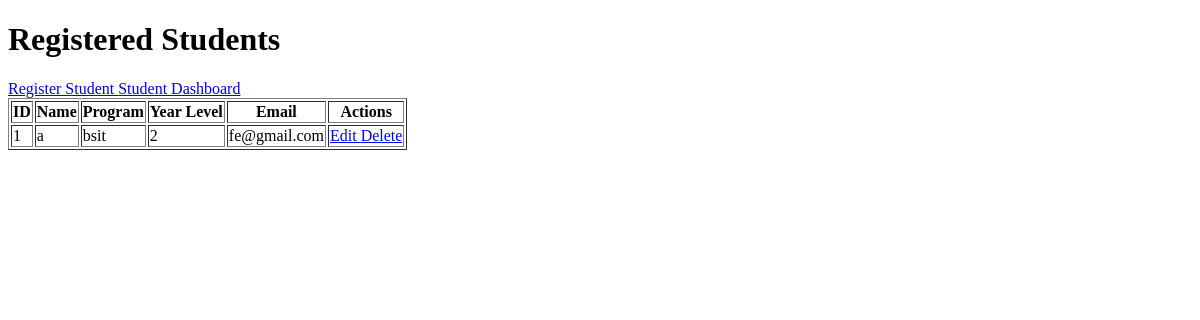
/registration/, run on an earlier commit of the app's database.
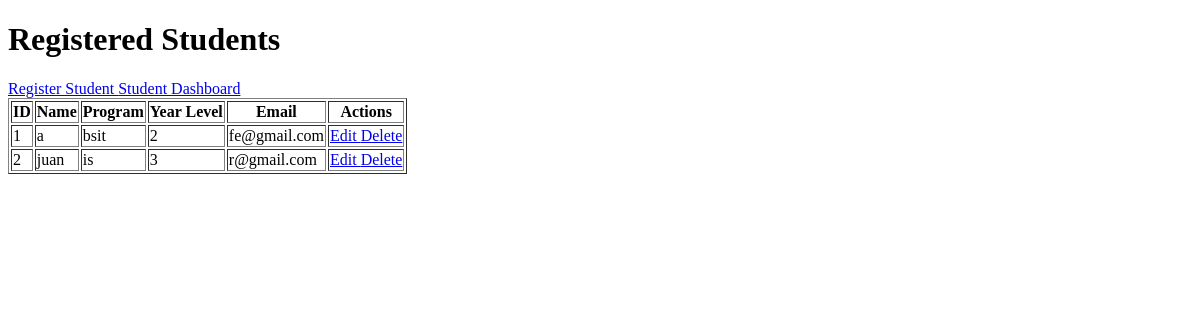
And on a later commit of the database.
### registration/models.py (models this page shows, shortened)
class Student(models.Model):
    student_name = models.CharField(max_length=100)
    program = models.CharField(max_length=100)
    year_level = models.IntegerField()
    email = models.EmailField()

### registration/views.py (the view)
def student_list(request):
    students = Student.objects.all()
    return render(
        request,
        'registration/student_list.html',
        {'students': students}
    )

### registration/templates/registration/student_list.html (shortened to what this page needs)
<!DOCTYPE html>
<html>
<head>
</head>
<body>
    <h1>Registered Students</h1>
    <a href="{% url 'student_create' %}">
        Register Student
    </a>
     <a href="{% url 'student_dashboard' %}">
                    Student Dashboard
    </a>
    <table border="1">
        <tr>
            <th>ID</th>
            <th>Name</th>
            <th>Program</th>
            <th>Year Level</th>
            <th>Email</th>
            <th>Actions</th>
        </tr>
        {% for student in students %}
        <tr>
            <td>{{ student.id }}</td>
            <td>{{ student.student_name }}</td>
            <td>{{ student.program }}</td>
            <td>{{ student.year_level }}</td>
            <td>{{ student.email }}</td>
            <td>
                <a href="{% url 'student_update' student.id %}">
                    Edit
                </a>
                <a href="{% url 'student_delete' student.id %}">
                    Delete
                </a>
            </td>
        </tr>
        {% empty %}
        <tr>
            <td colspan="6">
                No students registered.
            </td>
        </tr>
        {% endfor %}
    </table>
</body>
</html>

What changed in the data, as far as the page shows it:
added Student: id "2", student_name "juan", program "is", year_level "3", email "r@gmail.com"
